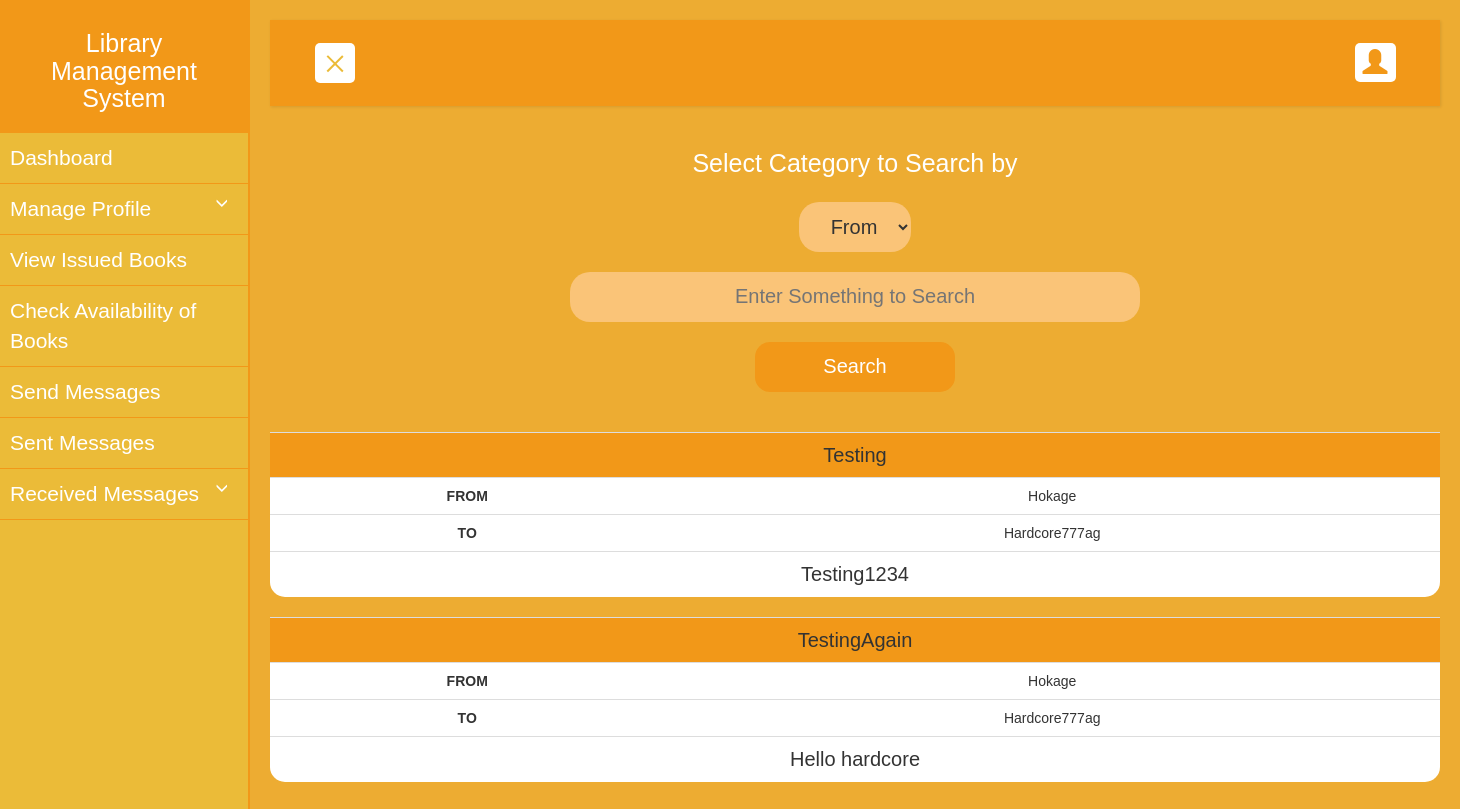
The page /receivedall.php (signed in) on the database its author committed.
### tables this page shows
CREATE TABLE `messages` (
  `id` int(11) NOT NULL,
  `senderun` varchar(255) NOT NULL,
  `receiverun` varchar(255) NOT NULL,
  `subject` varchar(255) NOT NULL,
  `message` varchar(1000) NOT NULL,
  `isread` varchar(255) NOT NULL,
  `senton` varchar(255) NOT NULL
);

### receivedall.php (the view, shortened to what this page needs)
<?php
include('headers.php');
if (isset($_POST['submit']))
{
	$searchby=$_POST['searchby'];
	$cat=$_POST['cat'];
	$sql="SELECT * FROM messages WHERE receiverun='".$_SESSION['user']."' AND ".$cat." LIKE '%".$searchby."%'";
}
else
{
	$sql="SELECT * FROM messages WHERE receiverun='".$_SESSION['user']."'";
}
$res=mysqli_query($conn,$sql);
?>
<div class="container text-center" style="">
	<form  action="<?php echo htmlspecialchars($_SERVER["PHP_SELF"]);?>" method="POST">
		<div style="color: white;font-size: 25px;" class="slider">Select Category to Search by</div>
     	<br>
		<div class="slider" >
        <select name="cat" class="drop" style="text-align: center;" >
        <option value="senderun">From</option>
    	</select>
    </div>
    <br>
    <input type="text" class="slidel" name="searchby" placeholder="Enter Something to Search" >
    <br>
    <br>
    <div class="text-center">
       	<input type="submit" name="submit" value="Search" class="butt slide">
    </div>
    <br>
    <br>
	</form>
</div>
	<?php
	while($row=mysqli_fetch_assoc($res))
	{
	echo "<table class='table text-center slide'>";
	echo "<tr style='background-color:#f29818;margin-top:-5px;' class='text-center'>";
		echo "<td colspan='2' style='font-size:20px;'>".$row['subject']."</td>";
	echo "</tr>";
	echo "<tr>";
		echo "<td><b>FROM</b></td>";
		echo "<td>".$row['senderun']."</td>";
	echo "</tr>";
	echo "<tr>";
		echo "<td><b>TO</b></td>";
		echo "<td>".$row['receiverun']."</td>";
	echo "</tr>";
	echo "<tr >";
		echo "<td colspan='2'style='font-size:20px;'>".$row['message']."</td>";
	echo "</tr>";
	echo "</table>";
	}
include('footers.php');
?>

### headers.php (style rules this page uses)
body { font-family: 'Poppins', sans-serif; background: #edac32; }
.table { background-color: white; padding: 30px; border-radius: 15px; transition: 0.5s; }
.slide { animation-name: slide; -webkit-animation-name: slide; animation-duration: 1s; -webkit-animation-duration: 1s; visibility: visible; }
.butt { height: 50px; width: 200px; background-color: #f29818; color: white ; font-size: 20px; transition: 0.5s; border: 0px; border-radius: 15px; }
.slidel { animation-name: slidel; -webkit-animation-name: slidel; animation-duration: 1s; -webkit-animation-duration: 1s; visibility: visible; }
.slider { animation-name: slider; -webkit-animation-name: slider; animation-duration: 1s; -webkit-animation-duration: 1s; visibility: visible; }
input[type="text"] { transition: 0.5s; text-align: center; width: 50%; height: 50px; font-size: 20px; background-color: #fac478; margin: 0px;border: 0px; border-radius: 20px; }
.drop { transition: 0.5s; padding-left: 10px; text-align: center; height: 50px; font-size: 20px; background-color: #fac478; margin: 0px;border: 0px; border-radius: 20px; }

### rows shown on the page
messages: subject "Testing", senderun "Hokage", receiverun "Hardcore777ag", message "Testing1234"
messages: subject "TestingAgain", senderun "Hokage", receiverun "Hardcore777ag", message "Hello hardcore"
